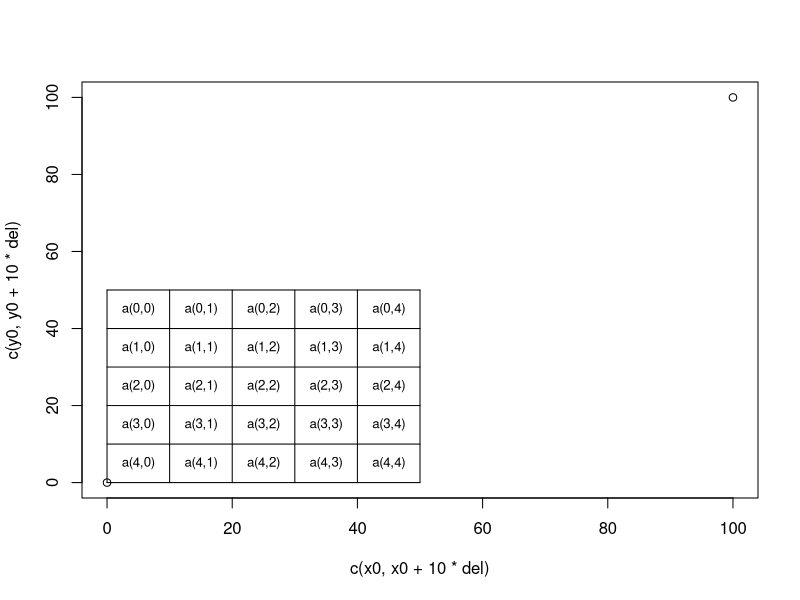

This figure's R source:
del = 10
x0 = 0
y0 = 0
nx = 5
ny = 5
cc=.8

file='img_'
fil = paste(file, nx,'_', ny,'.png', sep='')
print(fil)

png(fil)
plot(c(x0, x0+10*del), c(y0, y0+10*del))

for (x in seq(x0, x0+nx*del, del)){
  points(c(x,x), c(y0, y0+ny*del), type='l')
}

for (y in seq(y0, y0+ny*del, del)){
  points(c(x0, x0+nx*del), c(y,y), type='l')
}

x0 = 5
y0 = 5

i = 0
for (x in seq(x0, x0+(nx-1)*del, del)){
  j=0
  for (y in seq(y0, y0+(ny-1)*del, del)){
    text(x,y, paste('a(',ny-j-1,',', i,')', sep=''), cex=cc)
    j = j+1
  }
  i = i+1
}

dev.off()
